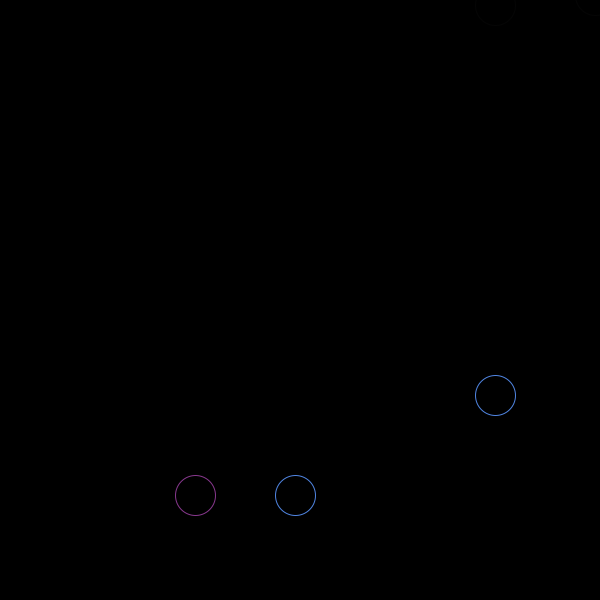
Frame 1 (no input)
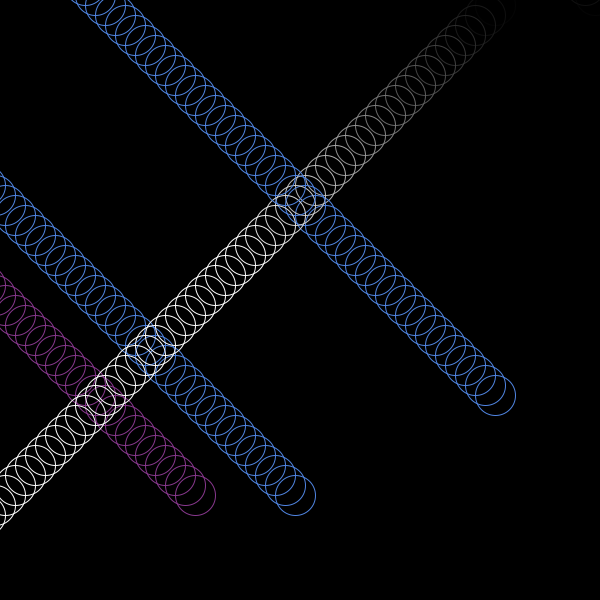
Frame 60 (the mouse pressed at the canvas centre just before this capture)
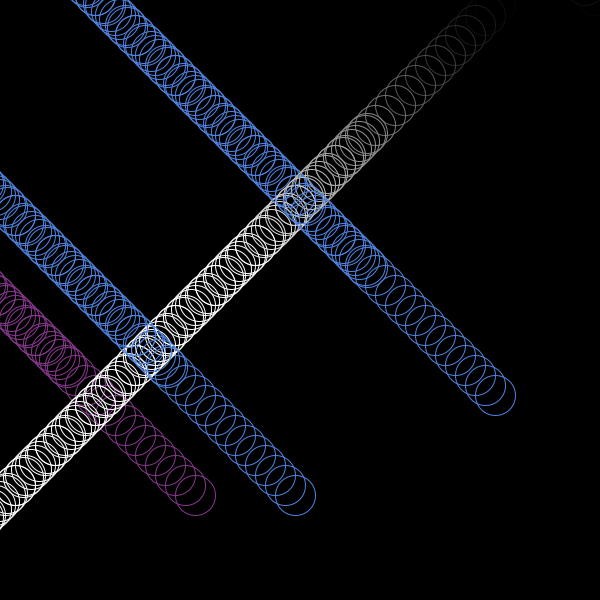
Frame 120 (the mouse held since frame 60 and released just before this capture)

The Processing sketch that drew these frames (run headless with seeded random() and noise(); from frame 60 on, the mouse is pressed at the canvas centre):

// Processing sketch: processing_73140
// ── processing_73140.pde

//Abby zhang mod 4/5 CP1

int x=5;
int change= 10;

void setup()
{
 background(0);
 noFill(); 
 size(600,600);
}
void draw()
{
  stroke (136,56,142);
  ellipse(200-x,500-x,40,40);
  stroke (80,133,227);
  ellipse(300-x,500-x,40,40);
  stroke(x,x,x);
  ellipse(500-x,x,40,40);
  ellipse(600-x,-x,40,40);
  stroke (80,133,227);
  ellipse(500-x,400-x,40,40);
  x=x+change;
  if (x>600)
  {
    change=-8;
  }
  if (x<0)
  {
    change=8;
  }
}
